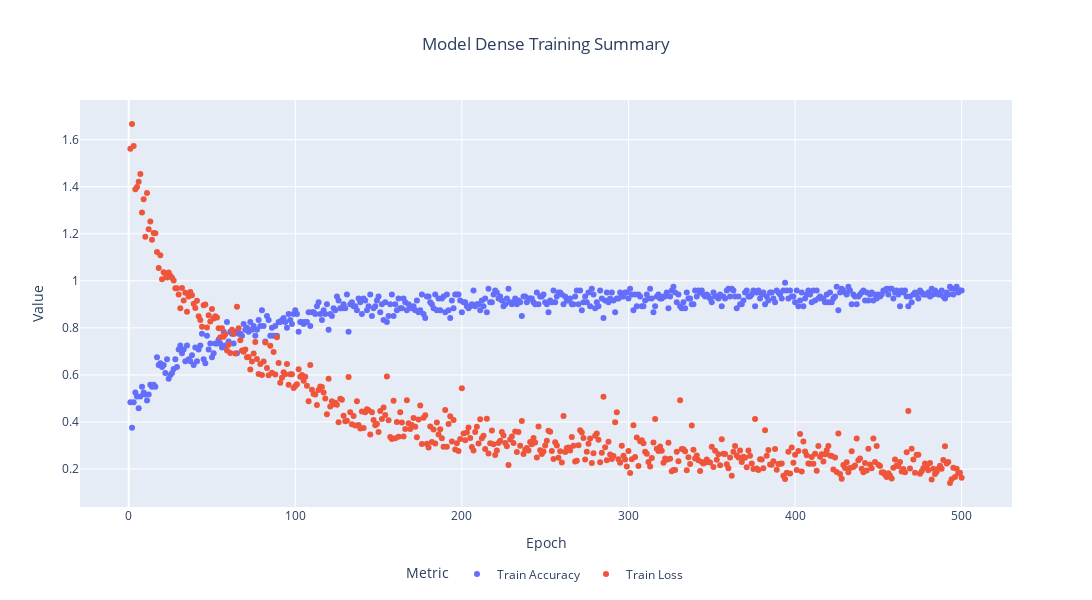

Notebook cell for this chart:
### Code cell
def show_train_summary(model_name, history, epochs):
    """
    Visualizes the training summary for a model's performance over epochs using an interactive scatter plot.

    Args:
        model_name (str): The name of the model, used in the plot title.
        history (keras.callbacks.History): The history object returned by model.fit(), containing training metrics.
        epochs (list): A list of epoch numbers, typically ranging from 1 to the total number of epochs.

    Returns:
        None: Displays the plot in an interactive format.
    """
    # Convert training history to a DataFrame for easier manipulation
    history_dict = history.history
    data = {
        'Epoch': epochs,
        'Train Accuracy': history_dict["accuracy"],
        'Train Loss': history_dict["loss"]
    }

    df = pd.DataFrame(data)

    # Melt the DataFrame to make it suitable for Plotly Express
    df_melted = df.melt(id_vars = 'Epoch', value_vars = ['Train Accuracy', 'Train Loss'], 
                        var_name = 'Metric', value_name = 'Value')

    # Create the scatter plot using px.scatter
    fig = px.scatter(df_melted, x = 'Epoch', y = 'Value', color = 'Metric',
                     title = f"Model {model_name} Training Summary",
                     labels = {'Value': 'Value', 'Metric': 'Metric'})

    # Customize the layout
    fig.update_layout(
        height = 600,
        width = 1100,
        title_x = 0.5,
        title_xanchor = 'center',
        legend = dict(
            orientation = 'h',
            yanchor = 'bottom',
            y = -0.2,
            xanchor = 'center',
            x = 0.5
        )
    )

    # Show the plot
    fig.show()

show_train_summary('Dense', history, list(range(1, 500 + 1)))

### Figure 1 — Plotly figure (JSON) as saved in the notebook; plotly's stock layout.template omitted (floating-point values rounded to 4 significant figures; data arrays with more than 128 entries replaced by an {"elided": "..."} marker saying what was removed)
{"data": [{"hovertemplate": "Metric=Train Accuracy<br>Epoch=%{x}<br>Value=%{y}<extra></extra>", "legendgroup": "Train Accuracy", "marker": {"color": "#636efa", "symbol": "circle"}, "mode": "markers", "name": "Train Accuracy", "orientation": "v", "showlegend": true, "type": "scatter", "x": {"elided": "500 int values"}, "xaxis": "x", "y": {"elided": "500 float values"}, "yaxis": "y"}, {"hovertemplate": "Metric=Train Loss<br>Epoch=%{x}<br>Value=%{y}<extra></extra>", "legendgroup": "Train Loss", "marker": {"color": "#EF553B", "symbol": "circle"}, "mode": "markers", "name": "Train Loss", "orientation": "v", "showlegend": true, "type": "scatter", "x": {"elided": "500 int values"}, "xaxis": "x", "y": {"elided": "500 float values"}, "yaxis": "y"}], "layout": {"height": 600, "legend": {"orientation": "h", "title": {"text": "Metric"}, "tracegroupgap": 0, "x": 0.5, "xanchor": "center", "y": -0.2, "yanchor": "bottom"}, "title": {"text": "Model Dense Training Summary", "x": 0.5, "xanchor": "center"}, "width": 1100, "xaxis": {"anchor": "y", "domain": [0, 1], "title": {"text": "Epoch"}}, "yaxis": {"anchor": "x", "domain": [0, 1], "title": {"text": "Value"}}}}
